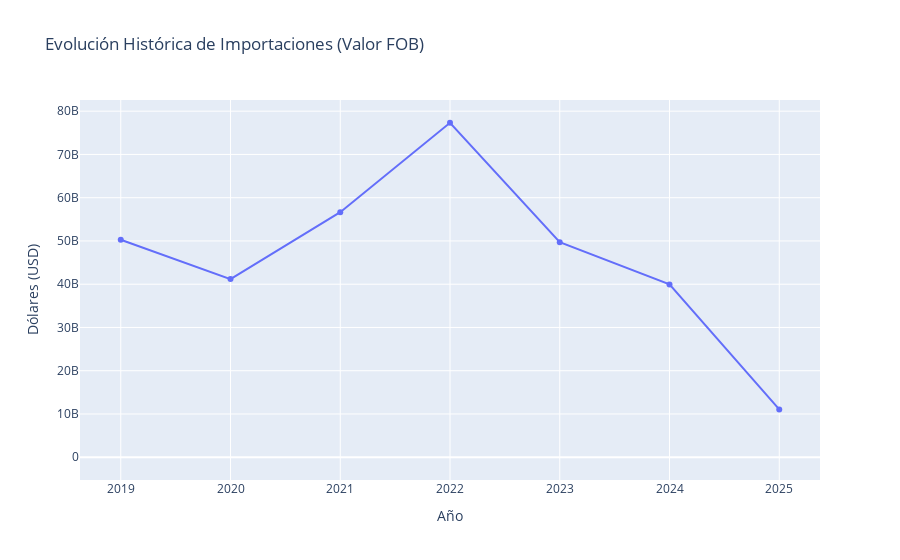

Write notebook code for a chart like this one.
### Code cell
# ==============================================================================
# GRÁFICO 1: EVOLUCIÓN TEMPORAL (Línea)
# ==============================================================================
print("1. Procesando Serie de Tiempo...")

# Asumimos que FECH viene formato 'YYYYMM' o similar.
# Extraemos el Año para agrupar.
df_tiempo = (
    lazy_df
    .with_columns(
        pl.col("ANIO").alias("ANIO") 
    )
    .group_by("ANIO")
    .agg(pl.col("VAFODO").sum().alias("VALOR_TOTAL"))
    .sort("ANIO")
    .collect() # <--- Aquí Polars procesa los 23M de filas
)

# Graficamos con Plotly
fig_line = px.line(
    df_tiempo.to_pandas(), 
    x="ANIO", 
    y="VALOR_TOTAL", 
    title="Evolución Histórica de Importaciones (Valor FOB)",
    markers=True,
    labels={"VALOR_TOTAL": "Dólares (USD)", "ANIO": "Año"}
)
fig_line.show()

### Figure 1 — Plotly figure (JSON) as saved in the notebook; plotly's stock layout.template omitted (floating-point values rounded to 4 significant figures)
{"data": [{"hovertemplate": "Año=%{x}<br>Dólares (USD)=%{y}<extra></extra>", "legendgroup": "", "line": {"color": "#636efa", "dash": "solid"}, "marker": {"symbol": "circle"}, "mode": "lines+markers", "name": "", "orientation": "v", "showlegend": false, "type": "scatter", "x": [null, "2019", "2020", "2021", "2022", "2023", "2024", "2025"], "xaxis": "x", "y": [0.0, 50270000000.0, 41190000000.0, 56650000000.0, 77330000000.0, 49720000000.0, 39960000000.0, 11060000000.0], "yaxis": "y"}], "layout": {"legend": {"tracegroupgap": 0}, "title": {"text": "Evolución Histórica de Importaciones (Valor FOB)"}, "xaxis": {"anchor": "y", "domain": [0, 1], "title": {"text": "Año"}}, "yaxis": {"anchor": "x", "domain": [0, 1], "title": {"text": "Dólares (USD)"}}}}
